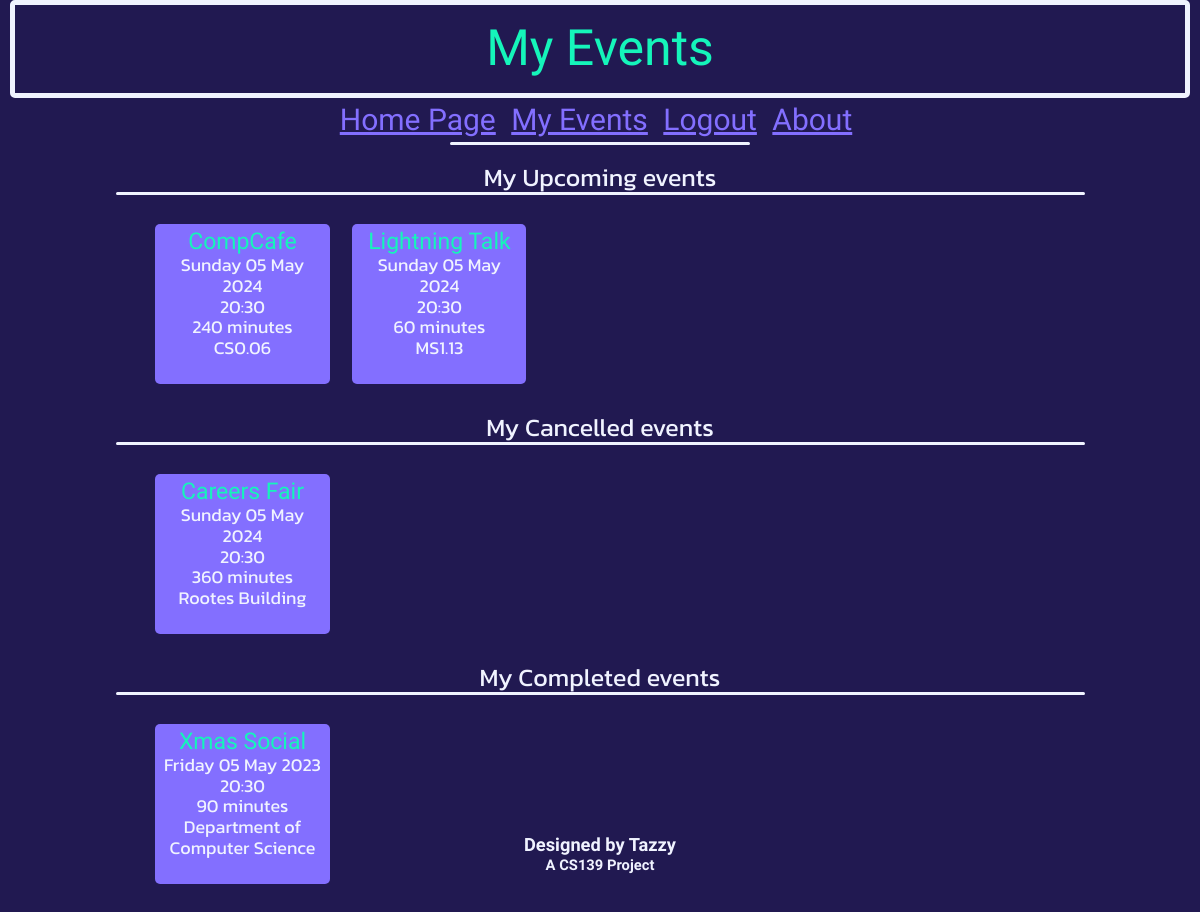
The page /myEvents (signed in) on the database as committed earlier.
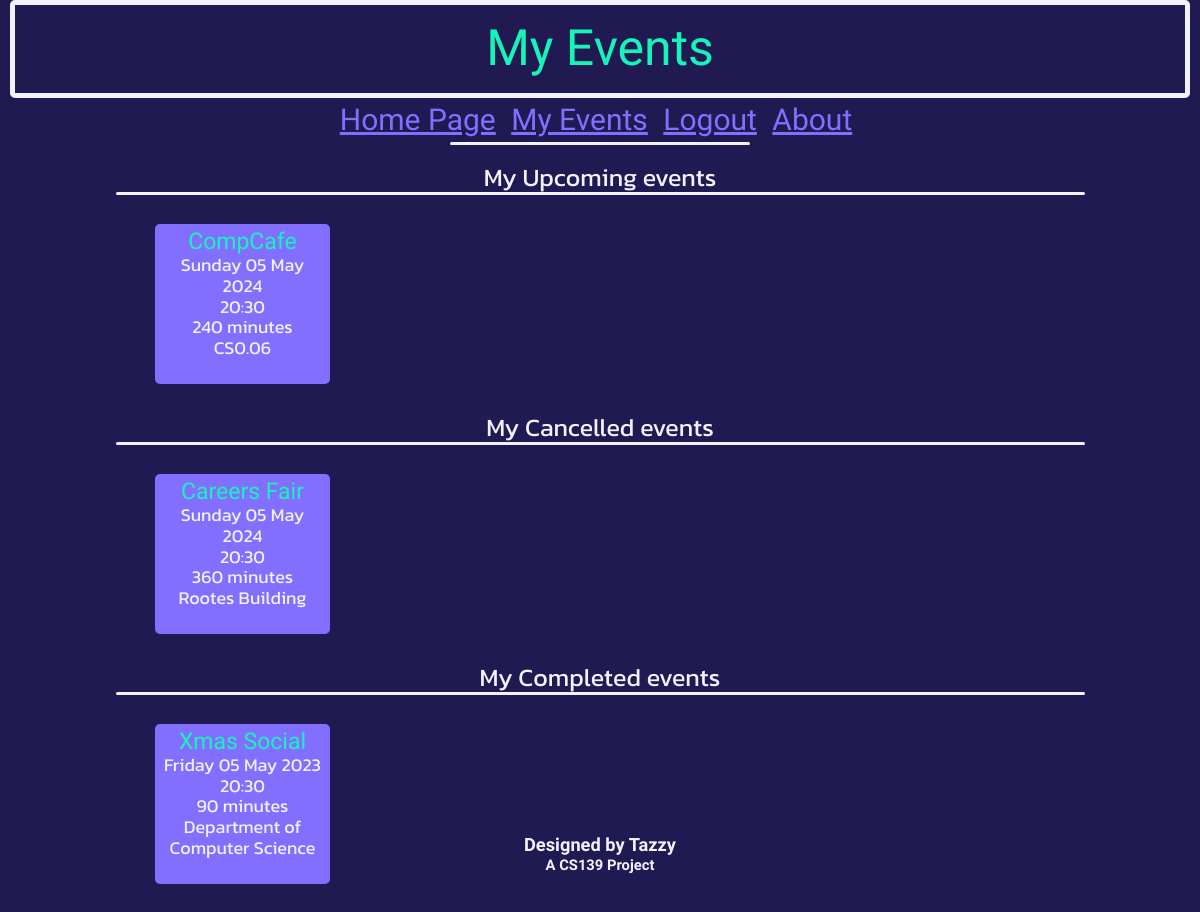
The same page on the database as committed later.
### db_definition.py (models this page shows, shortened)
class Event(db.Model):
    __tablename__ = "events"
    event_id = db.Column(db.Integer, primary_key = True)
    name = db.Column(db.String(20))
    dateTime = db.Column(db.DateTime)
    duration = db.Column(db.Integer) # Minutes
    capacity = db.Column(db.Integer)
    ticketsSold = db.Column(db.Integer)
    location = db.Column(db.String(50))

### eventbyte.py (the view)
@app.route('/myEvents')
def myEvents():
    if not current_user.is_authenticated:
        return redirect('/')
    updateTickets()
    completedEvents = db.session.query(Event).join(Ticket, Event.event_id == Ticket.event_id).where(Ticket.user_id == current_user.user_id).where(Ticket.status == "Completed")
    cancelledEvents = db.session.query(Event).join(Ticket, Event.event_id == Ticket.event_id).where(Ticket.user_id == current_user.user_id).where(Ticket.status == "Cancelled")
    upcomingEvents = db.session.query(Event).join(Ticket, Event.event_id == Ticket.event_id).where(Ticket.user_id == current_user.user_id).where(Ticket.status == "Upcoming")
    return render_template('boughtEventsView.html', completedEvents=completedEvents, cancelledEvents=cancelledEvents, upcomingEvents=upcomingEvents, currTime = datetime.datetime(datetime.MINYEAR, 1, 1))

### eventbyte.py (called while the page is built)
@loginManager.user_loader
def loadUser(user_id):
    return User.query.get(int(user_id))

def updateTickets():
    events = Event.query.all()
    for event in events:
        ticketNum = db.session.query(Ticket).where(Ticket.event_id == event.event_id, Ticket.status == "Upcoming").count()
        event.ticketsSold = ticketNum
        if event.dateTime <= datetime.datetime.now():
            tickets = db.session.query(Ticket).where(Ticket.event_id == event.event_id)
            for ticket in tickets:
                ticket.status = "Completed"
    db.session.commit()

### templates/boughtEventsView.html
{% extends "base.html" %}
{% block heading %}
    <div class="title subtitle">
        My Events
    </div>
{% endblock %}
{% block content %}
    <br>
    <div id="allMyEvents" class="loginFlashes">
        <div id="upcomingEvents">
            My Upcoming events
            <div id="longUnderline"></div><br>
            {% with events=upcomingEvents %}
                {% include "eventList.html" %}
            {% endwith %}
        </div><br>
        <div id="cancelledEvents">
            My Cancelled events
            <div id="longUnderline"></div><br>
            {% with events=cancelledEvents %}
                {% include "eventList.html" %}
            {% endwith %}
        </div><br>
        <div id="completedEvents">
            My Completed events
            <div id="longUnderline"></div><br>
            {% with events=completedEvents %}
                {% include "eventList.html" %}
            {% endwith %}
        </div><br>
    </div>
{% endblock %}

### templates/eventList.html (shortened to what this page needs)
<div id="eventsList">
    {% for event in events %}
        {% if event.dateTime > currTime %}
            <div class="event">
                <a href="/viewEvent?eventid={{event.event_id}}" style="text-decoration: none;"><span class="titleRef" style="font-size: 23px;">{{ event.name }}</span></a><br>
                {{ event.dateTime.strftime('%A') }} {{ event.dateTime.strftime('%d') }} {{ event.dateTime.strftime('%b') }} {{ event.dateTime.strftime('%Y') }}<br>
                {{ event.dateTime.strftime('%H') }}:{{ event.dateTime.strftime('%M') }}<br>
                {{ event.duration }} minutes<br>
                {{ event.location }}<br>
                {% if current_user.userClass == "super" %}
                    {{ event.capacity - event.ticketsSold }} seats left<br><br>
                {% elif event.ticketsSold == event.capacity %}
                    <span style="color: red;"><strong>SOLD OUT</strong></span><br>
                {% elif (event.ticketsSold >= (0.95 * event.capacity)) %}
                    <span style="color: red;"><strong>TICKETS LOW</strong></span><br>{{event.capacity - event.ticketsSold}} tickets left.<br>
                {% else %}
                    <br>
                {% endif %}
            </div>
        {% endif %}
    {% endfor %}
</div>

Rows that differ between the two databases and show on the page:
removed Event: name "Lightning Talk", dateTime "Sunday", dateTime "05", dateTime "May", dateTime "2024", dateTime "20", dateTime "30", duration "60", location "MS1.13"
